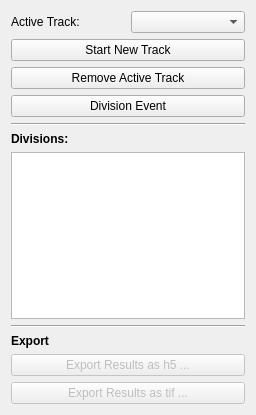
<?xml version="1.0" encoding="UTF-8"?>
<ui version="4.0">
 <class>containingWidget</class>
 <widget class="QWidget" name="containingWidget">
  <property name="geometry">
   <rect>
    <x>0</x>
    <y>0</y>
    <width>256</width>
    <height>415</height>
   </rect>
  </property>
  <property name="sizePolicy">
   <sizepolicy hsizetype="Preferred" vsizetype="Preferred">
    <horstretch>1</horstretch>
    <verstretch>0</verstretch>
   </sizepolicy>
  </property>
  <property name="minimumSize">
   <size>
    <width>256</width>
    <height>0</height>
   </size>
  </property>
  <property name="baseSize">
   <size>
    <width>0</width>
    <height>0</height>
   </size>
  </property>
  <property name="windowTitle">
   <string>Form</string>
  </property>
  <layout class="QVBoxLayout" name="verticalLayout_4">
   <item>
    <layout class="QVBoxLayout" name="verticalLayout">
     <item>
      <layout class="QGridLayout" name="gridLayout_2">
       <item row="1" column="1">
        <widget class="QComboBox" name="activeTrackBox"/>
       </item>
       <item row="1" column="0">
        <widget class="QLabel" name="label">
         <property name="text">
          <string>Active Track:</string>
         </property>
        </widget>
       </item>
      </layout>
     </item>
     <item>
      <widget class="QPushButton" name="newTrack">
       <property name="text">
        <string>Start New Track</string>
       </property>
      </widget>
     </item>
     <item>
      <widget class="QPushButton" name="delTrack">
       <property name="text">
        <string>Remove Active Track</string>
       </property>
      </widget>
     </item>
     <item>
      <widget class="QPushButton" name="divEvent">
       <property name="enabled">
        <bool>true</bool>
       </property>
       <property name="text">
        <string>Division Event</string>
       </property>
       <property name="checkable">
        <bool>true</bool>
       </property>
       <property name="checked">
        <bool>false</bool>
       </property>
       <property name="autoExclusive">
        <bool>false</bool>
       </property>
       <property name="default">
        <bool>false</bool>
       </property>
       <property name="flat">
        <bool>false</bool>
       </property>
      </widget>
     </item>
    </layout>
   </item>
   <item>
    <widget class="Line" name="line">
     <property name="orientation">
      <enum>Qt::Horizontal</enum>
     </property>
    </widget>
   </item>
   <item>
    <widget class="QLabel" name="label_2">
     <property name="font">
      <font>
       <weight>75</weight>
       <bold>true</bold>
      </font>
     </property>
     <property name="text">
      <string>Divisions:</string>
     </property>
    </widget>
   </item>
   <item>
    <widget class="QListWidget" name="divisionsList"/>
   </item>
   <item>
    <widget class="Line" name="line_3">
     <property name="orientation">
      <enum>Qt::Horizontal</enum>
     </property>
    </widget>
   </item>
   <item>
    <layout class="QVBoxLayout" name="verticalLayout_7">
     <item>
      <widget class="QLabel" name="label_22">
       <property name="font">
        <font>
         <weight>75</weight>
         <bold>true</bold>
        </font>
       </property>
       <property name="text">
        <string>Export</string>
       </property>
      </widget>
     </item>
     <item>
      <widget class="QPushButton" name="exportButton">
       <property name="enabled">
        <bool>false</bool>
       </property>
       <property name="text">
        <string>Export Results as h5 ...</string>
       </property>
      </widget>
     </item>
     <item>
      <widget class="QPushButton" name="exportTifButton">
       <property name="enabled">
        <bool>false</bool>
       </property>
       <property name="text">
        <string>Export Results as tif ...</string>
       </property>
      </widget>
     </item>
    </layout>
   </item>
  </layout>
 </widget>
 <tabstops>
  <tabstop>exportButton</tabstop>
  <tabstop>exportTifButton</tabstop>
 </tabstops>
 <resources/>
 <connections/>
</ui>
